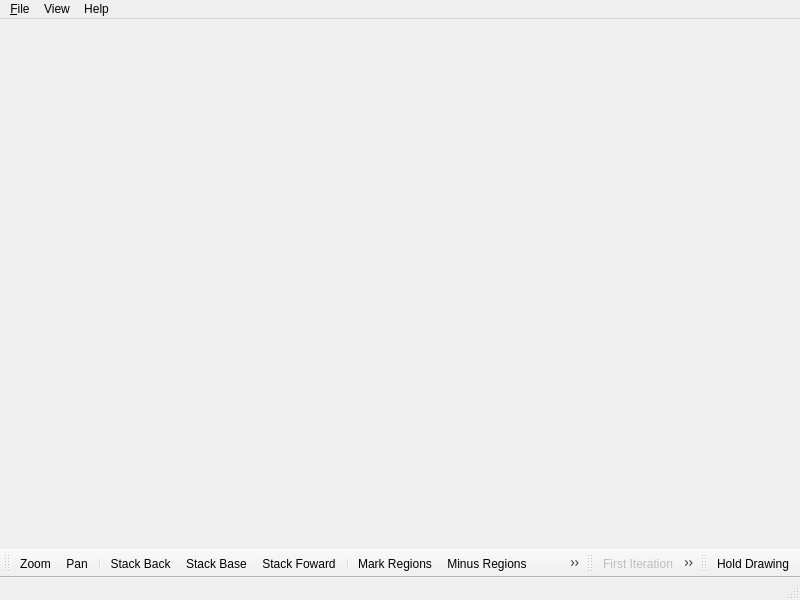
<ui version="4.0" >
 <class>PlotterWindow</class>
 <widget class="QMainWindow" name="PlotterWindow" >
  <property name="geometry" >
   <rect>
    <x>0</x>
    <y>0</y>
    <width>800</width>
    <height>600</height>
   </rect>
  </property>
  <property name="sizePolicy" >
   <sizepolicy vsizetype="Preferred" hsizetype="Minimum" >
    <horstretch>0</horstretch>
    <verstretch>0</verstretch>
   </sizepolicy>
  </property>
  <property name="minimumSize" >
   <size>
    <width>0</width>
    <height>600</height>
   </size>
  </property>
  <property name="windowTitle" >
   <string>PlotMS</string>
  </property>
  <property name="windowIcon" >
   <iconset resource="PlotMSPlotter.qrc" >:/images/images/plotms.png</iconset>
  </property>
  <widget class="QWidget" name="centralwidget" >
   <layout class="QGridLayout" >
    <property name="leftMargin" >
     <number>3</number>
    </property>
    <property name="topMargin" >
     <number>3</number>
    </property>
    <property name="rightMargin" >
     <number>3</number>
    </property>
    <property name="bottomMargin" >
     <number>3</number>
    </property>
    <property name="horizontalSpacing" >
     <number>3</number>
    </property>
    <property name="verticalSpacing" >
     <number>3</number>
    </property>
   </layout>
  </widget>
  <widget class="QMenuBar" name="menubar" >
   <property name="geometry" >
    <rect>
     <x>0</x>
     <y>0</y>
     <width>800</width>
     <height>29</height>
    </rect>
   </property>
   <widget class="QMenu" name="menuFile" >
    <property name="title" >
     <string>&amp;File</string>
    </property>
    <addaction name="actionQuit" />
   </widget>
   <widget class="QMenu" name="menuView" >
    <property name="title" >
     <string>View</string>
    </property>
    <widget class="QMenu" name="menuToolBars" >
     <property name="title" >
      <string>ToolBars</string>
     </property>
     <addaction name="actionToolsToolBar" />
     <addaction name="actionIterationToolbar" />
     <addaction name="actionDisplayToolbar" />
    </widget>
    <addaction name="menuToolBars" />
   </widget>
   <widget class="QMenu" name="menuHelp" >
    <property name="title" >
     <string>Help</string>
    </property>
    <addaction name="actionAbout" />
    <addaction name="actionAboutQt" />
   </widget>
   <addaction name="menuFile" />
   <addaction name="menuView" />
   <addaction name="menuHelp" />
  </widget>
  <widget class="QStatusBar" name="statusbar" />
  <widget class="QToolBar" name="toolsToolBar" >
   <property name="windowTitle" >
    <string>Tools ToolBar</string>
   </property>
   <attribute name="toolBarArea" >
    <enum>BottomToolBarArea</enum>
   </attribute>
   <attribute name="toolBarBreak" >
    <bool>false</bool>
   </attribute>
   <addaction name="actionZoom" />
   <addaction name="actionPan" />
   <addaction name="separator" />
   <addaction name="actionStackBack" />
   <addaction name="actionStackBase" />
   <addaction name="actionStackForward" />
   <addaction name="separator" />
   <addaction name="actionMarkRegions" />
   <addaction name="actionMinusRegions" />
   <addaction name="actionClearRegions" />
   <addaction name="actionFlag" />
   <addaction name="actionUnflag" />
   <addaction name="actionLocate" />
  </widget>
  <widget class="QToolBar" name="iterationToolBar" >
   <property name="windowTitle" >
    <string>Iteration ToolBar</string>
   </property>
   <attribute name="toolBarArea" >
    <enum>BottomToolBarArea</enum>
   </attribute>
   <attribute name="toolBarBreak" >
    <bool>false</bool>
   </attribute>
   <addaction name="actionIterFirst" />
   <addaction name="actionIterPrev" />
   <addaction name="actionIterNext" />
   <addaction name="actionIterLast" />
  </widget>
  <widget class="QToolBar" name="displayToolBar" >
   <property name="windowTitle" >
    <string>Display ToolBar</string>
   </property>
   <attribute name="toolBarArea" >
    <enum>BottomToolBarArea</enum>
   </attribute>
   <attribute name="toolBarBreak" >
    <bool>false</bool>
   </attribute>
   <addaction name="actionHoldRelease" />
  </widget>
  <action name="actionQuit" >
   <property name="icon" >
    <iconset resource="PlotMSPlotter.qrc" >:/actions/images/quit.png</iconset>
   </property>
   <property name="text" >
    <string>&amp;Quit</string>
   </property>
  </action>
  <action name="actionClearRegions" >
   <property name="icon" >
    <iconset resource="PlotMSPlotter.qrc" >:/actions/images/clear.png</iconset>
   </property>
   <property name="text" >
    <string>Clear Regions</string>
   </property>
  </action>
  <action name="actionFlag" >
   <property name="icon" >
    <iconset resource="PlotMSPlotter.qrc" >:/actions/images/flag.png</iconset>
   </property>
   <property name="text" >
    <string>Flag</string>
   </property>
  </action>
  <action name="actionUnflag" >
   <property name="icon" >
    <iconset resource="PlotMSPlotter.qrc" >:/actions/images/unflag.png</iconset>
   </property>
   <property name="text" >
    <string>Unflag</string>
   </property>
  </action>
  <action name="actionLocate" >
   <property name="icon" >
    <iconset resource="PlotMSPlotter.qrc" >:/actions/images/locate.png</iconset>
   </property>
   <property name="text" >
    <string>Locate</string>
   </property>
  </action>
  <action name="actionIterNext" >
   <property name="enabled" >
    <bool>false</bool>
   </property>
   <property name="icon" >
    <iconset resource="PlotMSPlotter.qrc" >:/actions/images/next.png</iconset>
   </property>
   <property name="text" >
    <string>Next Iteration</string>
   </property>
  </action>
  <action name="actionIterPrev" >
   <property name="enabled" >
    <bool>false</bool>
   </property>
   <property name="icon" >
    <iconset resource="PlotMSPlotter.qrc" >:/actions/images/prev.png</iconset>
   </property>
   <property name="text" >
    <string>Previous Iteration</string>
   </property>
  </action>
  <action name="actionToolsToolBar" >
   <property name="checkable" >
    <bool>true</bool>
   </property>
   <property name="checked" >
    <bool>true</bool>
   </property>
   <property name="icon" >
    <iconset resource="PlotMSPlotter.qrc" >:/menu/images/tools_toolbar.png</iconset>
   </property>
   <property name="text" >
    <string>Tools</string>
   </property>
  </action>
  <action name="actionAbout" >
   <property name="icon" >
    <iconset resource="PlotMSPlotter.qrc" >:/menu/images/about.png</iconset>
   </property>
   <property name="text" >
    <string>About</string>
   </property>
  </action>
  <action name="actionAboutQt" >
   <property name="icon" >
    <iconset resource="PlotMSPlotter.qrc" >:/menu/images/about_qt.png</iconset>
   </property>
   <property name="text" >
    <string>About Qt</string>
   </property>
  </action>
  <action name="actionMarkRegions" >
   <property name="checkable" >
    <bool>true</bool>
   </property>
   <property name="icon" >
    <iconset resource="PlotMSPlotter.qrc" >:/actions/images/mark.png</iconset>
   </property>
   <property name="text" >
    <string>Mark Regions</string>
   </property>
  </action>
  <action name="actionZoom" >
   <property name="checkable" >
    <bool>true</bool>
   </property>
   <property name="icon" >
    <iconset resource="PlotMSPlotter.qrc" >:/actions/images/zoom.png</iconset>
   </property>
   <property name="text" >
    <string>Zoom</string>
   </property>
  </action>
  <action name="actionPan" >
   <property name="checkable" >
    <bool>true</bool>
   </property>
   <property name="icon" >
    <iconset resource="PlotMSPlotter.qrc" >:/actions/images/pan.png</iconset>
   </property>
   <property name="text" >
    <string>Pan</string>
   </property>
  </action>
  <action name="actionStackBase" >
   <property name="icon" >
    <iconset resource="PlotMSPlotter.qrc" >:/actions/images/stack_base.png</iconset>
   </property>
   <property name="text" >
    <string>Stack Base</string>
   </property>
  </action>
  <action name="actionStackBack" >
   <property name="icon" >
    <iconset resource="PlotMSPlotter.qrc" >:/actions/images/stack_back.png</iconset>
   </property>
   <property name="text" >
    <string>Stack Back</string>
   </property>
  </action>
  <action name="actionStackForward" >
   <property name="icon" >
    <iconset resource="PlotMSPlotter.qrc" >:/actions/images/stack_forward.png</iconset>
   </property>
   <property name="text" >
    <string>Stack Foward</string>
   </property>
  </action>
  <action name="actionClearPlots" >
   <property name="icon" >
    <iconset resource="PlotMSPlotter.qrc" >:/actions/images/clear_plot.png</iconset>
   </property>
   <property name="text" >
    <string>Clear Plots</string>
   </property>
  </action>
  <action name="actionIterationToolbar" >
   <property name="checkable" >
    <bool>true</bool>
   </property>
   <property name="checked" >
    <bool>true</bool>
   </property>
   <property name="icon" >
    <iconset resource="PlotMSPlotter.qrc" >:/menu/images/iteration_toolbar.png</iconset>
   </property>
   <property name="text" >
    <string>Iteration</string>
   </property>
  </action>
  <action name="actionIterFirst" >
   <property name="enabled" >
    <bool>false</bool>
   </property>
   <property name="icon" >
    <iconset resource="PlotMSPlotter.qrc" >:/actions/images/first.png</iconset>
   </property>
   <property name="text" >
    <string>First Iteration</string>
   </property>
  </action>
  <action name="actionIterLast" >
   <property name="enabled" >
    <bool>false</bool>
   </property>
   <property name="icon" >
    <iconset resource="PlotMSPlotter.qrc" >:/actions/images/last.png</iconset>
   </property>
   <property name="text" >
    <string>Last Iteration</string>
   </property>
  </action>
  <action name="actionHoldRelease" >
   <property name="checkable" >
    <bool>true</bool>
   </property>
   <property name="text" >
    <string>Hold Drawing</string>
   </property>
  </action>
  <action name="actionDisplayToolbar" >
   <property name="checkable" >
    <bool>true</bool>
   </property>
   <property name="checked" >
    <bool>true</bool>
   </property>
   <property name="icon" >
    <iconset resource="PlotMSPlotter.qrc" >:/menu/images/display_toolbar.png</iconset>
   </property>
   <property name="text" >
    <string>Display</string>
   </property>
  </action>
  <action name="actionTrackerHover" >
   <property name="checkable" >
    <bool>true</bool>
   </property>
   <property name="text" >
    <string>Tracker Hover</string>
   </property>
  </action>
  <action name="actionTrackerDisplay" >
   <property name="checkable" >
    <bool>true</bool>
   </property>
   <property name="text" >
    <string>Tracker Display</string>
   </property>
  </action>
  <action name="actionCacheLoad" >
   <property name="text" >
    <string>Load Axes</string>
   </property>
  </action>
  <action name="actionCacheRelease" >
   <property name="enabled" >
    <bool>false</bool>
   </property>
   <property name="text" >
    <string>Release Axes</string>
   </property>
  </action>
  <action name="actionPlotExport" >
   <property name="text" >
    <string>Export</string>
   </property>
  </action>
  <action name="actionAnnotate" >
   <property name="checkable" >
    <bool>true</bool>
   </property>
   <property name="text" >
    <string>Annotate</string>
   </property>
  </action>
  <action name="actionAnnotateText" >
   <property name="checkable" >
    <bool>true</bool>
   </property>
   <property name="icon" >
    <iconset resource="PlotMSPlotter.qrc" >:/actions/images/annotate_text.png</iconset>
   </property>
   <property name="text" >
    <string>Annotate Text</string>
   </property>
  </action>
  <action name="actionAnnotateRectangle" >
   <property name="checkable" >
    <bool>true</bool>
   </property>
   <property name="icon" >
    <iconset resource="PlotMSPlotter.qrc" >:/actions/images/annotate_rectangle.png</iconset>
   </property>
   <property name="text" >
    <string>Annotate Rectangle</string>
   </property>
   <property name="toolTip" >
     <string>Mark regions by dragging a new rectangle</string>
   </property>
  </action>
  <action name="actionPlot" >
   <property name="text" >
    <string>Plot</string>
   </property>
  </action>
  <action name="actionMSSummary" >
   <property name="text" >
    <string>MS Summary</string>
   </property>
  </action>
  <action name="actionMinusRegions" >
   <property name="checkable" >
    <bool>true</bool>
   </property>
   <property name="icon" >
    <iconset resource="PlotMSPlotter.qrc" >:/actions/images/minus-bv.png</iconset>
   </property>
   <property name="text" >
    <string>Minus Regions</string>
   </property>
   <property name="iconText" >
    <string>Minus Regions</string>
   </property>
   <property name="toolTip" >
    <string>Subtract existing regions within new rectangle</string>
   </property>
  </action>
 </widget>
 <resources>
  <include location="PlotMSPlotter.qrc" />
 </resources>
 <connections>
  <connection>
   <sender>actionToolsToolBar</sender>
   <signal>toggled(bool)</signal>
   <receiver>toolsToolBar</receiver>
   <slot>setVisible(bool)</slot>
   <hints>
    <hint type="sourcelabel" >
     <x>-1</x>
     <y>-1</y>
    </hint>
    <hint type="destinationlabel" >
     <x>398</x>
     <y>573</y>
    </hint>
   </hints>
  </connection>
  <connection>
   <sender>actionIterationToolbar</sender>
   <signal>toggled(bool)</signal>
   <receiver>iterationToolBar</receiver>
   <slot>setVisible(bool)</slot>
   <hints>
    <hint type="sourcelabel" >
     <x>-1</x>
     <y>-1</y>
    </hint>
    <hint type="destinationlabel" >
     <x>559</x>
     <y>558</y>
    </hint>
   </hints>
  </connection>
  <connection>
   <sender>actionDisplayToolbar</sender>
   <signal>toggled(bool)</signal>
   <receiver>displayToolBar</receiver>
   <slot>setVisible(bool)</slot>
   <hints>
    <hint type="sourcelabel" >
     <x>-1</x>
     <y>-1</y>
    </hint>
    <hint type="destinationlabel" >
     <x>679</x>
     <y>558</y>
    </hint>
   </hints>
  </connection>
 </connections>
</ui>
